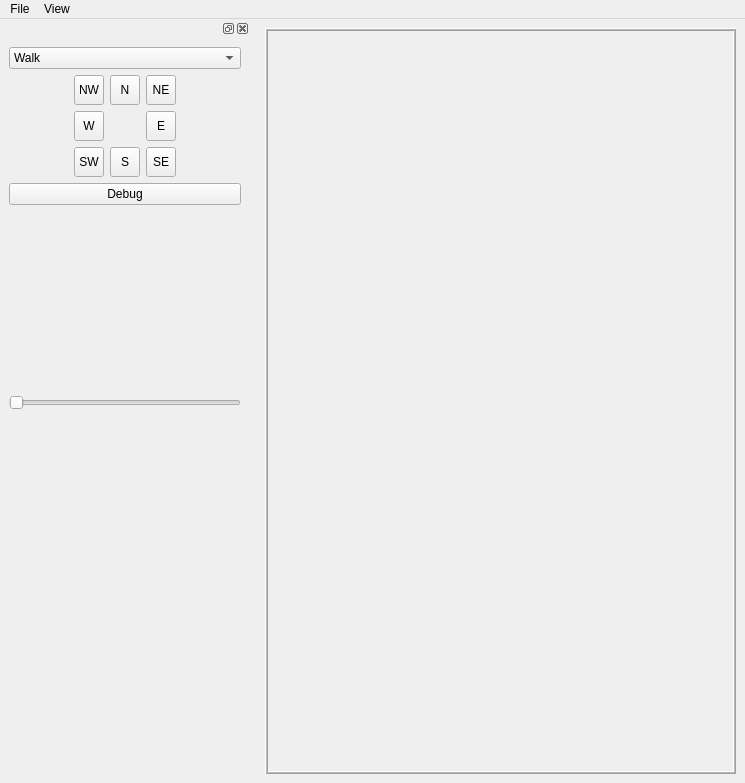
<?xml version="1.0" encoding="UTF-8"?>
<ui version="4.0">
 <class>MainWindow</class>
 <widget class="QMainWindow" name="MainWindow">
  <property name="geometry">
   <rect>
    <x>0</x>
    <y>0</y>
    <width>745</width>
    <height>783</height>
   </rect>
  </property>
  <property name="windowTitle">
   <string>MainWindow</string>
  </property>
  <widget class="QWidget" name="uiComponentCentralWidget">
   <layout class="QGridLayout" name="gridLayout">
    <item row="0" column="1">
     <widget class="QFrame" name="uiComponentViewingFrame">
      <property name="sizePolicy">
       <sizepolicy hsizetype="MinimumExpanding" vsizetype="MinimumExpanding">
        <horstretch>0</horstretch>
        <verstretch>0</verstretch>
       </sizepolicy>
      </property>
      <property name="minimumSize">
       <size>
        <width>250</width>
        <height>250</height>
       </size>
      </property>
      <property name="frameShape">
       <enum>QFrame::Box</enum>
      </property>
      <property name="frameShadow">
       <enum>QFrame::Raised</enum>
      </property>
      <property name="midLineWidth">
       <number>1</number>
      </property>
     </widget>
    </item>
   </layout>
  </widget>
  <widget class="QMenuBar" name="menuBar">
   <property name="geometry">
    <rect>
     <x>0</x>
     <y>0</y>
     <width>745</width>
     <height>21</height>
    </rect>
   </property>
   <widget class="QMenu" name="menuFile">
    <property name="title">
     <string>File</string>
    </property>
    <addaction name="menuActionNew"/>
    <addaction name="menuActionOpen"/>
    <addaction name="menuActionSave"/>
    <addaction name="menuActionSaveAs"/>
    <addaction name="separator"/>
    <addaction name="menuActionQuit"/>
   </widget>
   <widget class="QMenu" name="menuView">
    <property name="title">
     <string>View</string>
    </property>
    <addaction name="menuActionShowToolsPanel"/>
   </widget>
   <addaction name="menuFile"/>
   <addaction name="menuView"/>
  </widget>
  <widget class="QDockWidget" name="uiComponentToolsPanel">
   <property name="sizePolicy">
    <sizepolicy hsizetype="Minimum" vsizetype="Minimum">
     <horstretch>0</horstretch>
     <verstretch>0</verstretch>
    </sizepolicy>
   </property>
   <property name="minimumSize">
    <size>
     <width>250</width>
     <height>400</height>
    </size>
   </property>
   <property name="maximumSize">
    <size>
     <width>250</width>
     <height>400</height>
    </size>
   </property>
   <property name="features">
    <set>QDockWidget::AllDockWidgetFeatures</set>
   </property>
   <property name="allowedAreas">
    <set>Qt::LeftDockWidgetArea|Qt::RightDockWidgetArea</set>
   </property>
   <attribute name="dockWidgetArea">
    <number>1</number>
   </attribute>
   <widget class="QWidget" name="uiComponentToolsPanelContentWidget">
    <layout class="QGridLayout" name="gridLayout_2">
     <item row="1" column="0">
      <layout class="QGridLayout" name="compassButtonsGridLayout">
       <item row="0" column="2">
        <widget class="QToolButton" name="compassN">
         <property name="minimumSize">
          <size>
           <width>30</width>
           <height>30</height>
          </size>
         </property>
         <property name="maximumSize">
          <size>
           <width>30</width>
           <height>30</height>
          </size>
         </property>
         <property name="text">
          <string>N</string>
         </property>
         <property name="shortcut">
          <string>8</string>
         </property>
         <attribute name="buttonGroup">
          <string notr="true">compassButtons</string>
         </attribute>
        </widget>
       </item>
       <item row="2" column="2">
        <widget class="QToolButton" name="compassS">
         <property name="minimumSize">
          <size>
           <width>30</width>
           <height>30</height>
          </size>
         </property>
         <property name="maximumSize">
          <size>
           <width>30</width>
           <height>30</height>
          </size>
         </property>
         <property name="text">
          <string>S</string>
         </property>
         <property name="shortcut">
          <string>2</string>
         </property>
         <attribute name="buttonGroup">
          <string notr="true">compassButtons</string>
         </attribute>
        </widget>
       </item>
       <item row="2" column="3">
        <widget class="QToolButton" name="compassSE">
         <property name="minimumSize">
          <size>
           <width>30</width>
           <height>30</height>
          </size>
         </property>
         <property name="maximumSize">
          <size>
           <width>30</width>
           <height>30</height>
          </size>
         </property>
         <property name="text">
          <string>SE</string>
         </property>
         <property name="shortcut">
          <string>3</string>
         </property>
         <attribute name="buttonGroup">
          <string notr="true">compassButtons</string>
         </attribute>
        </widget>
       </item>
       <item row="2" column="1">
        <widget class="QToolButton" name="compassSW">
         <property name="minimumSize">
          <size>
           <width>30</width>
           <height>30</height>
          </size>
         </property>
         <property name="maximumSize">
          <size>
           <width>30</width>
           <height>30</height>
          </size>
         </property>
         <property name="text">
          <string>SW</string>
         </property>
         <property name="shortcut">
          <string>1</string>
         </property>
         <attribute name="buttonGroup">
          <string notr="true">compassButtons</string>
         </attribute>
        </widget>
       </item>
       <item row="0" column="1">
        <widget class="QToolButton" name="compassNW">
         <property name="enabled">
          <bool>true</bool>
         </property>
         <property name="sizePolicy">
          <sizepolicy hsizetype="Fixed" vsizetype="Fixed">
           <horstretch>0</horstretch>
           <verstretch>0</verstretch>
          </sizepolicy>
         </property>
         <property name="minimumSize">
          <size>
           <width>30</width>
           <height>30</height>
          </size>
         </property>
         <property name="maximumSize">
          <size>
           <width>30</width>
           <height>30</height>
          </size>
         </property>
         <property name="text">
          <string>NW</string>
         </property>
         <property name="shortcut">
          <string>7</string>
         </property>
         <attribute name="buttonGroup">
          <string notr="true">compassButtons</string>
         </attribute>
        </widget>
       </item>
       <item row="0" column="3">
        <widget class="QToolButton" name="compassNE">
         <property name="minimumSize">
          <size>
           <width>30</width>
           <height>30</height>
          </size>
         </property>
         <property name="maximumSize">
          <size>
           <width>30</width>
           <height>30</height>
          </size>
         </property>
         <property name="text">
          <string>NE</string>
         </property>
         <property name="shortcut">
          <string>9</string>
         </property>
         <attribute name="buttonGroup">
          <string notr="true">compassButtons</string>
         </attribute>
        </widget>
       </item>
       <item row="1" column="3">
        <widget class="QToolButton" name="compassE">
         <property name="minimumSize">
          <size>
           <width>30</width>
           <height>30</height>
          </size>
         </property>
         <property name="maximumSize">
          <size>
           <width>30</width>
           <height>30</height>
          </size>
         </property>
         <property name="text">
          <string>E</string>
         </property>
         <property name="shortcut">
          <string>6</string>
         </property>
         <attribute name="buttonGroup">
          <string notr="true">compassButtons</string>
         </attribute>
        </widget>
       </item>
       <item row="1" column="1">
        <widget class="QToolButton" name="compassW">
         <property name="minimumSize">
          <size>
           <width>30</width>
           <height>30</height>
          </size>
         </property>
         <property name="maximumSize">
          <size>
           <width>30</width>
           <height>30</height>
          </size>
         </property>
         <property name="text">
          <string>W</string>
         </property>
         <property name="shortcut">
          <string>4</string>
         </property>
         <attribute name="buttonGroup">
          <string notr="true">compassButtons</string>
         </attribute>
        </widget>
       </item>
       <item row="1" column="4">
        <spacer name="compassSpacerRight">
         <property name="orientation">
          <enum>Qt::Horizontal</enum>
         </property>
         <property name="sizeHint" stdset="0">
          <size>
           <width>40</width>
           <height>17</height>
          </size>
         </property>
        </spacer>
       </item>
       <item row="1" column="0">
        <spacer name="compassSpacerLeft">
         <property name="orientation">
          <enum>Qt::Horizontal</enum>
         </property>
         <property name="sizeHint" stdset="0">
          <size>
           <width>40</width>
           <height>20</height>
          </size>
         </property>
        </spacer>
       </item>
      </layout>
     </item>
     <item row="0" column="0">
      <widget class="QComboBox" name="walkerModeSelector">
       <item>
        <property name="text">
         <string>Walk</string>
        </property>
       </item>
       <item>
        <property name="text">
         <string>Create</string>
        </property>
       </item>
      </widget>
     </item>
     <item row="2" column="0">
      <widget class="QPushButton" name="pushButton">
       <property name="text">
        <string>Debug</string>
       </property>
      </widget>
     </item>
     <item row="3" column="0">
      <spacer name="toolsPanelSpacerBottom">
       <property name="orientation">
        <enum>Qt::Vertical</enum>
       </property>
       <property name="sizeHint" stdset="0">
        <size>
         <width>20</width>
         <height>40</height>
        </size>
       </property>
      </spacer>
     </item>
     <item row="4" column="0">
      <widget class="QSlider" name="zoomSlider">
       <property name="orientation">
        <enum>Qt::Horizontal</enum>
       </property>
      </widget>
     </item>
    </layout>
   </widget>
  </widget>
  <action name="menuActionNew">
   <property name="text">
    <string>New</string>
   </property>
   <property name="shortcut">
    <string>Ctrl+N</string>
   </property>
  </action>
  <action name="menuActionOpen">
   <property name="text">
    <string>Open</string>
   </property>
  </action>
  <action name="menuActionSave">
   <property name="text">
    <string>Save</string>
   </property>
  </action>
  <action name="menuActionSaveAs">
   <property name="text">
    <string>Save As</string>
   </property>
  </action>
  <action name="menuActionQuit">
   <property name="text">
    <string>Quit</string>
   </property>
  </action>
  <action name="menuActionShowToolsPanel">
   <property name="checkable">
    <bool>true</bool>
   </property>
   <property name="checked">
    <bool>true</bool>
   </property>
   <property name="text">
    <string>Tools Panel</string>
   </property>
   <property name="shortcut">
    <string>Ctrl+T</string>
   </property>
  </action>
 </widget>
 <resources/>
 <connections>
  <connection>
   <sender>menuActionShowToolsPanel</sender>
   <signal>toggled(bool)</signal>
   <receiver>uiComponentToolsPanel</receiver>
   <slot>setVisible(bool)</slot>
   <hints>
    <hint type="sourcelabel">
     <x>-1</x>
     <y>-1</y>
    </hint>
    <hint type="destinationlabel">
     <x>124</x>
     <y>220</y>
    </hint>
   </hints>
  </connection>
  <connection>
   <sender>menuActionQuit</sender>
   <signal>triggered()</signal>
   <receiver>MainWindow</receiver>
   <slot>close()</slot>
   <hints>
    <hint type="sourcelabel">
     <x>-1</x>
     <y>-1</y>
    </hint>
    <hint type="destinationlabel">
     <x>362</x>
     <y>210</y>
    </hint>
   </hints>
  </connection>
 </connections>
 <buttongroups>
  <buttongroup name="compassButtons"/>
 </buttongroups>
</ui>
